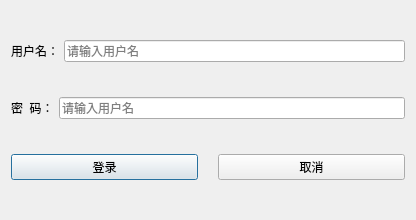
<?xml version="1.0" encoding="UTF-8"?>
<ui version="4.0">
 <class>Dialog</class>
 <widget class="QDialog" name="Dialog">
  <property name="geometry">
   <rect>
    <x>0</x>
    <y>0</y>
    <width>416</width>
    <height>220</height>
   </rect>
  </property>
  <property name="windowTitle">
   <string>Dialog</string>
  </property>
  <property name="windowIcon">
   <iconset>
    <normaloff>../../02_PyQt5/img/1.jpg</normaloff>../../02_PyQt5/img/1.jpg</iconset>
  </property>
  <layout class="QGridLayout" name="gridLayout">
   <item row="0" column="0">
    <layout class="QHBoxLayout" name="horizontalLayout_2">
     <property name="spacing">
      <number>5</number>
     </property>
     <item>
      <widget class="QLabel" name="userLabel">
       <property name="text">
        <string>用户名：</string>
       </property>
      </widget>
     </item>
     <item>
      <widget class="QLineEdit" name="userLine">
       <property name="placeholderText">
        <string>请输入用户名</string>
       </property>
      </widget>
     </item>
    </layout>
   </item>
   <item row="1" column="0">
    <layout class="QHBoxLayout" name="horizontalLayout_3">
     <property name="spacing">
      <number>5</number>
     </property>
     <item>
      <widget class="QLabel" name="pwdLabel">
       <property name="text">
        <string>密  码：</string>
       </property>
      </widget>
     </item>
     <item>
      <widget class="QLineEdit" name="pwdLine">
       <property name="echoMode">
        <enum>QLineEdit::Password</enum>
       </property>
       <property name="placeholderText">
        <string>请输入用户名</string>
       </property>
      </widget>
     </item>
    </layout>
   </item>
   <item row="2" column="0">
    <layout class="QHBoxLayout" name="horizontalLayout">
     <property name="spacing">
      <number>20</number>
     </property>
     <item>
      <widget class="QPushButton" name="btnLogin">
       <property name="text">
        <string>登录</string>
       </property>
       <property name="iconSize">
        <size>
         <width>100</width>
         <height>100</height>
        </size>
       </property>
      </widget>
     </item>
     <item>
      <widget class="QPushButton" name="btnCancel">
       <property name="text">
        <string>取消</string>
       </property>
       <property name="iconSize">
        <size>
         <width>100</width>
         <height>100</height>
        </size>
       </property>
      </widget>
     </item>
    </layout>
   </item>
  </layout>
 </widget>
 <resources/>
 <connections/>
</ui>
